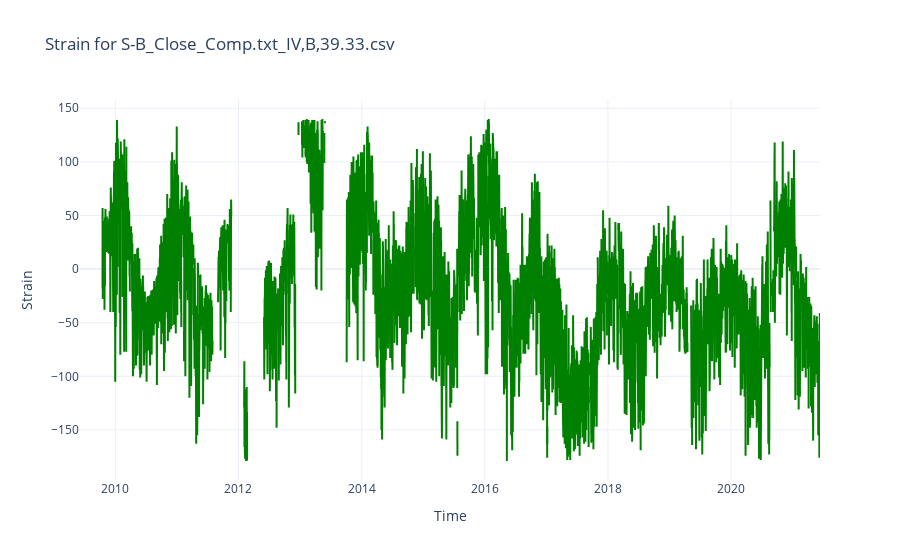

Notebook source saved alongside this figure:
### Code cell
# Add the root project directory to the Python path
project_root = Path.cwd().parent  # This will get the project root since the notebook is in 'notebooks/'
sys.path.append(str(project_root))

from configs.path_config import EXTRACTED_DATA_DIR

base_dir = EXTRACTED_DATA_DIR
file = 'S-B_Close_Comp.txt_IV,B,39.33.csv'
path = Path(base_dir) / 'group_alvbrodel_shifted' / file

print(path)

df = pd.read_csv(path, parse_dates=['Time'])

# df = df.iloc[12216:-1]

from src.processing import remove_outliers

# df = remove_outliers.clean_zeros_outliers(df)

fig = go.Figure()

# Add traces for the different data series
fig.add_trace(go.Scatter(x=df['Time'], y=df['Strain'], mode='lines', name='Shifted data', line=dict(color='green')))


# Add labels
fig.update_layout(
    title=f'Strain for {file}',
    xaxis_title='Time',
    yaxis_title='Strain',
    template='plotly_white'
)


# Show the plot
fig.show()

### Figure 1 — Plotly figure (JSON) as saved in the notebook; plotly's stock layout.template omitted (floating-point values rounded to 4 significant figures; data arrays with more than 128 entries replaced by an {"elided": "..."} marker saying what was removed)
{"data": [{"line": {"color": "green"}, "mode": "lines", "name": "Shifted data", "type": "scatter", "x": {"elided": "26339 str values"}, "y": {"elided": "26339 int values"}}], "layout": {"title": {"text": "Strain for S-B_Close_Comp.txt_IV,B,39.33.csv"}, "xaxis": {"title": {"text": "Time"}}, "yaxis": {"title": {"text": "Strain"}}}}
